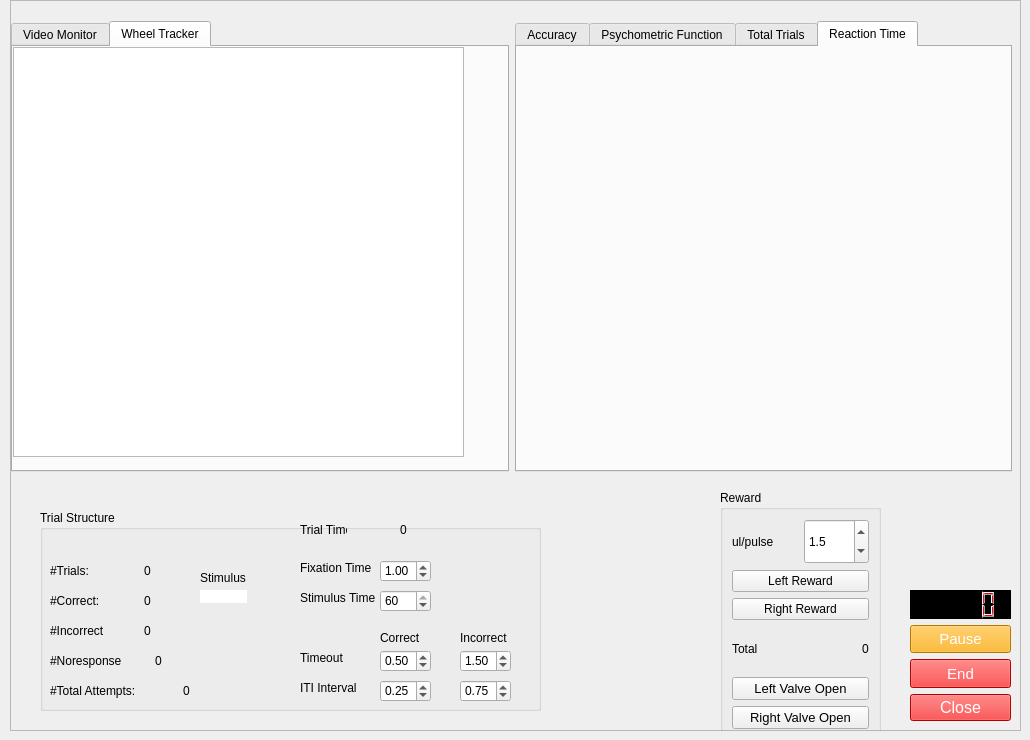
    <widget class="QWidget" name="rig_4">
     <attribute name="title">
      <string>Rig 4</string>
     </attribute>
     <widget class="QFrame" name="frame_4">
      <property name="geometry">
       <rect>
        <x>10</x>
        <y>0</y>
        <width>1011</width>
        <height>731</height>
       </rect>
      </property>
      <property name="frameShape">
       <enum>QFrame::StyledPanel</enum>
      </property>
      <property name="frameShadow">
       <enum>QFrame::Raised</enum>
      </property>
      <widget class="QGroupBox" name="TrialStructureBox_5">
       <property name="geometry">
        <rect>
         <x>30</x>
         <y>510</y>
         <width>501</width>
         <height>201</height>
        </rect>
       </property>
       <property name="title">
        <string>Trial Structure</string>
       </property>
       <widget class="QLabel" name="label_101">
        <property name="geometry">
         <rect>
          <x>260</x>
          <y>50</y>
          <width>81</width>
          <height>16</height>
         </rect>
        </property>
        <property name="text">
         <string>Fixation Time</string>
        </property>
       </widget>
       <widget class="QLabel" name="label_102">
        <property name="geometry">
         <rect>
          <x>260</x>
          <y>80</y>
          <width>81</width>
          <height>16</height>
         </rect>
        </property>
        <property name="text">
         <string>Stimulus Time</string>
        </property>
       </widget>
       <widget class="QLabel" name="label_103">
        <property name="geometry">
         <rect>
          <x>340</x>
          <y>120</y>
          <width>61</width>
          <height>16</height>
         </rect>
        </property>
        <property name="layoutDirection">
         <enum>Qt::LeftToRight</enum>
        </property>
        <property name="text">
         <string>Correct</string>
        </property>
       </widget>
       <widget class="QLabel" name="rig_4_trial_timer">
        <property name="geometry">
         <rect>
          <x>360</x>
          <y>10</y>
          <width>41</width>
          <height>20</height>
         </rect>
        </property>
        <property name="sizePolicy">
         <sizepolicy hsizetype="Expanding" vsizetype="Expanding">
          <horstretch>0</horstretch>
          <verstretch>0</verstretch>
         </sizepolicy>
        </property>
        <property name="text">
         <string>0</string>
        </property>
       </widget>
       <widget class="QLabel" name="label_104">
        <property name="geometry">
         <rect>
          <x>260</x>
          <y>10</y>
          <width>47</width>
          <height>20</height>
         </rect>
        </property>
        <property name="sizePolicy">
         <sizepolicy hsizetype="Expanding" vsizetype="Expanding">
          <horstretch>0</horstretch>
          <verstretch>0</verstretch>
         </sizepolicy>
        </property>
        <property name="text">
         <string>Trial Time</string>
        </property>
       </widget>
       <widget class="QLabel" name="label_105">
        <property name="geometry">
         <rect>
          <x>420</x>
          <y>120</y>
          <width>61</width>
          <height>16</height>
         </rect>
        </property>
        <property name="text">
         <string>Incorrect</string>
        </property>
       </widget>
       <widget class="QDoubleSpinBox" name="rig_4_stimulus_time">
        <property name="geometry">
         <rect>
          <x>340</x>
          <y>80</y>
          <width>51</width>
          <height>22</height>
         </rect>
        </property>
        <property name="decimals">
         <number>0</number>
        </property>
        <property name="minimum">
         <double>1.000000000000000</double>
        </property>
        <property name="maximum">
         <double>60.000000000000000</double>
        </property>
        <property name="value">
         <double>60.000000000000000</double>
        </property>
       </widget>
       <widget class="QDoubleSpinBox" name="rig_4_fixation_time">
        <property name="geometry">
         <rect>
          <x>340</x>
          <y>50</y>
          <width>51</width>
          <height>22</height>
         </rect>
        </property>
        <property name="accelerated">
         <bool>false</bool>
        </property>
        <property name="minimum">
         <double>0.000000000000000</double>
        </property>
        <property name="maximum">
         <double>2.000000000000000</double>
        </property>
        <property name="singleStep">
         <double>0.050000000000000</double>
        </property>
        <property name="value">
         <double>1.000000000000000</double>
        </property>
       </widget>
       <widget class="QDoubleSpinBox" name="rig_4_correct_to">
        <property name="geometry">
         <rect>
          <x>340</x>
          <y>140</y>
          <width>51</width>
          <height>22</height>
         </rect>
        </property>
        <property name="decimals">
         <number>2</number>
        </property>
        <property name="minimum">
         <double>0.000000000000000</double>
        </property>
        <property name="maximum">
         <double>3.000000000000000</double>
        </property>
        <property name="singleStep">
         <double>0.050000000000000</double>
        </property>
        <property name="value">
         <double>0.500000000000000</double>
        </property>
       </widget>
       <widget class="QDoubleSpinBox" name="rig_4_incorrect_to">
        <property name="geometry">
         <rect>
          <x>420</x>
          <y>140</y>
          <width>51</width>
          <height>22</height>
         </rect>
        </property>
        <property name="suffix">
         <string/>
        </property>
        <property name="decimals">
         <number>2</number>
        </property>
        <property name="minimum">
         <double>0.000000000000000</double>
        </property>
        <property name="maximum">
         <double>3.000000000000000</double>
        </property>
        <property name="singleStep">
         <double>0.050000000000000</double>
        </property>
        <property name="value">
         <double>1.500000000000000</double>
        </property>
       </widget>
       <widget class="QWidget" name="layoutWidget_44">
        <property name="geometry">
         <rect>
          <x>10</x>
          <y>50</y>
          <width>101</width>
          <height>21</height>
         </rect>
        </property>
        <layout class="QHBoxLayout" name="horizontalLayout_54">
         <item>
          <widget class="QLabel" name="label_106">
           <property name="sizePolicy">
            <sizepolicy hsizetype="Expanding" vsizetype="Expanding">
             <horstretch>0</horstretch>
             <verstretch>0</verstretch>
            </sizepolicy>
           </property>
           <property name="text">
            <string>#Trials:</string>
           </property>
          </widget>
         </item>
         <item>
          <widget class="QLabel" name="rig_4_total_trials">
           <property name="text">
            <string>0</string>
           </property>
          </widget>
         </item>
        </layout>
       </widget>
       <widget class="QWidget" name="layoutWidget_45">
        <property name="geometry">
         <rect>
          <x>10</x>
          <y>80</y>
          <width>101</width>
          <height>21</height>
         </rect>
        </property>
        <layout class="QHBoxLayout" name="horizontalLayout_55">
         <item>
          <widget class="QLabel" name="label_107">
           <property name="sizePolicy">
            <sizepolicy hsizetype="Expanding" vsizetype="Expanding">
             <horstretch>0</horstretch>
             <verstretch>0</verstretch>
            </sizepolicy>
           </property>
           <property name="text">
            <string>#Correct:</string>
           </property>
          </widget>
         </item>
         <item>
          <widget class="QLabel" name="rig_4_correct_trials">
           <property name="text">
            <string>0</string>
           </property>
          </widget>
         </item>
        </layout>
       </widget>
       <widget class="QWidget" name="layoutWidget_46">
        <property name="geometry">
         <rect>
          <x>10</x>
          <y>110</y>
          <width>101</width>
          <height>21</height>
         </rect>
        </property>
        <layout class="QHBoxLayout" name="horizontalLayout_56">
         <item>
          <widget class="QLabel" name="label_108">
           <property name="sizePolicy">
            <sizepolicy hsizetype="Expanding" vsizetype="Expanding">
             <horstretch>0</horstretch>
             <verstretch>0</verstretch>
            </sizepolicy>
           </property>
           <property name="text">
            <string>#Incorrect</string>
           </property>
          </widget>
         </item>
         <item>
          <widget class="QLabel" name="rig_4_incorrect_trials">
           <property name="text">
            <string>0</string>
           </property>
          </widget>
         </item>
        </layout>
       </widget>
       <widget class="QWidget" name="layoutWidget_47">
        <property name="geometry">
         <rect>
          <x>10</x>
          <y>140</y>
          <width>112</width>
          <height>21</height>
         </rect>
        </property>
        <layout class="QHBoxLayout" name="horizontalLayout_57">
         <item>
          <widget class="QLabel" name="label_109">
           <property name="sizePolicy">
            <sizepolicy hsizetype="Expanding" vsizetype="Expanding">
             <horstretch>0</horstretch>
             <verstretch>0</verstretch>
            </sizepolicy>
           </property>
           <property name="text">
            <string>#Noresponse</string>
           </property>
          </widget>
         </item>
         <item>
          <widget class="QLabel" name="rig_4_noresponse_trials">
           <property name="text">
            <string>0</string>
           </property>
           <property name="alignment">
            <set>Qt::AlignLeading|Qt::AlignLeft|Qt::AlignVCenter</set>
           </property>
          </widget>
         </item>
        </layout>
       </widget>
       <widget class="QLabel" name="label_110">
        <property name="geometry">
         <rect>
          <x>160</x>
          <y>60</y>
          <width>51</width>
          <height>16</height>
         </rect>
        </property>
        <property name="text">
         <string>Stimulus</string>
        </property>
       </widget>
       <widget class="QLabel" name="rig_4_current_stimulus">
        <property name="geometry">
         <rect>
          <x>160</x>
          <y>80</y>
          <width>47</width>
          <height>13</height>
         </rect>
        </property>
        <property name="styleSheet">
         <string notr="true">background-color: rgb(255, 255, 255);</string>
        </property>
        <property name="frameShape">
         <enum>QFrame::NoFrame</enum>
        </property>
        <property name="text">
         <string/>
        </property>
        <property name="alignment">
         <set>Qt::AlignCenter</set>
        </property>
       </widget>
       <widget class="QWidget" name="layoutWidget_48">
        <property name="geometry">
         <rect>
          <x>10</x>
          <y>170</y>
          <width>140</width>
          <height>21</height>
         </rect>
        </property>
        <layout class="QHBoxLayout" name="horizontalLayout_58">
         <item>
          <widget class="QLabel" name="label_111">
           <property name="sizePolicy">
            <sizepolicy hsizetype="Expanding" vsizetype="Expanding">
             <horstretch>0</horstretch>
             <verstretch>0</verstretch>
            </sizepolicy>
           </property>
           <property name="text">
            <string>#Total Attempts:</string>
           </property>
          </widget>
         </item>
         <item>
          <widget class="QLabel" name="rig_4_attempt_trials">
           <property name="text">
            <string>0</string>
           </property>
          </widget>
         </item>
        </layout>
       </widget>
       <widget class="QLabel" name="label_112">
        <property name="geometry">
         <rect>
          <x>260</x>
          <y>170</y>
          <width>61</width>
          <height>16</height>
         </rect>
        </property>
        <property name="text">
         <string>ITI Interval</string>
        </property>
       </widget>
       <widget class="QDoubleSpinBox" name="rig_4_correct_iti">
        <property name="geometry">
         <rect>
          <x>340</x>
          <y>170</y>
          <width>51</width>
          <height>22</height>
         </rect>
        </property>
        <property name="accelerated">
         <bool>false</bool>
        </property>
        <property name="minimum">
         <double>0.000000000000000</double>
        </property>
        <property name="maximum">
         <double>10.000000000000000</double>
        </property>
        <property name="singleStep">
         <double>0.050000000000000</double>
        </property>
        <property name="value">
         <double>0.250000000000000</double>
        </property>
       </widget>
       <widget class="QLabel" name="label_113">
        <property name="geometry">
         <rect>
          <x>260</x>
          <y>140</y>
          <width>61</width>
          <height>16</height>
         </rect>
        </property>
        <property name="layoutDirection">
         <enum>Qt::LeftToRight</enum>
        </property>
        <property name="text">
         <string>Timeout</string>
        </property>
       </widget>
       <widget class="QDoubleSpinBox" name="rig_4_incorrect_iti">
        <property name="geometry">
         <rect>
          <x>420</x>
          <y>170</y>
          <width>51</width>
          <height>22</height>
         </rect>
        </property>
        <property name="accelerated">
         <bool>false</bool>
        </property>
        <property name="minimum">
         <double>0.000000000000000</double>
        </property>
        <property name="maximum">
         <double>10.000000000000000</double>
        </property>
        <property name="singleStep">
         <double>0.050000000000000</double>
        </property>
        <property name="value">
         <double>0.750000000000000</double>
        </property>
       </widget>
      </widget>
      <widget class="QGroupBox" name="RewardBox_5">
       <property name="geometry">
        <rect>
         <x>710</x>
         <y>490</y>
         <width>161</width>
         <height>251</height>
        </rect>
       </property>
       <property name="title">
        <string>Reward</string>
       </property>
       <layout class="QGridLayout" name="gridLayout_7">
        <item row="0" column="0">
         <layout class="QHBoxLayout" name="horizontalLayout_59">
          <item>
           <widget class="QLabel" name="label_114">
            <property name="sizePolicy">
             <sizepolicy hsizetype="Expanding" vsizetype="Expanding">
              <horstretch>0</horstretch>
              <verstretch>0</verstretch>
             </sizepolicy>
            </property>
            <property name="text">
             <string>ul/pulse</string>
            </property>
           </widget>
          </item>
          <item>
           <widget class="QDoubleSpinBox" name="rig_4_ulpp">
            <property name="sizePolicy">
             <sizepolicy hsizetype="Expanding" vsizetype="Expanding">
              <horstretch>0</horstretch>
              <verstretch>0</verstretch>
             </sizepolicy>
            </property>
            <property name="readOnly">
             <bool>false</bool>
            </property>
            <property name="buttonSymbols">
             <enum>QAbstractSpinBox::UpDownArrows</enum>
            </property>
            <property name="keyboardTracking">
             <bool>true</bool>
            </property>
            <property name="decimals">
             <number>1</number>
            </property>
            <property name="minimum">
             <double>1.000000000000000</double>
            </property>
            <property name="maximum">
             <double>3.000000000000000</double>
            </property>
            <property name="singleStep">
             <double>0.100000000000000</double>
            </property>
            <property name="value">
             <double>1.500000000000000</double>
            </property>
           </widget>
          </item>
         </layout>
        </item>
        <item row="1" column="0">
         <layout class="QVBoxLayout" name="verticalLayout_13">
          <item>
           <widget class="QPushButton" name="rig_4_pulse_left">
            <property name="text">
             <string>Left Reward</string>
            </property>
           </widget>
          </item>
          <item>
           <widget class="QPushButton" name="rig_4_pulse_right">
            <property name="text">
             <string>Right Reward</string>
            </property>
           </widget>
          </item>
         </layout>
        </item>
        <item row="2" column="0">
         <layout class="QHBoxLayout" name="horizontalLayout_60">
          <item>
           <widget class="QLabel" name="label_115">
            <property name="sizePolicy">
             <sizepolicy hsizetype="Expanding" vsizetype="Expanding">
              <horstretch>0</horstretch>
              <verstretch>0</verstretch>
             </sizepolicy>
            </property>
            <property name="text">
             <string>Total</string>
            </property>
           </widget>
          </item>
          <item>
           <widget class="QLabel" name="rig_4_total_reward">
            <property name="text">
             <string>0</string>
            </property>
           </widget>
          </item>
         </layout>
        </item>
        <item row="3" column="0">
         <layout class="QVBoxLayout" name="verticalLayout_14">
          <item>
           <widget class="QPushButton" name="rig_4_left_valve">
            <property name="font">
             <font>
              <pointsize>10</pointsize>
             </font>
            </property>
            <property name="text">
             <string>Left Valve Open</string>
            </property>
           </widget>
          </item>
          <item>
           <widget class="QPushButton" name="rig_4_right_valve">
            <property name="font">
             <font>
              <pointsize>10</pointsize>
             </font>
            </property>
            <property name="text">
             <string>Right Valve Open</string>
            </property>
           </widget>
          </item>
         </layout>
        </item>
       </layout>
      </widget>
      <widget class="QWidget" name="layoutWidget_49">
       <property name="geometry">
        <rect>
         <x>900</x>
         <y>590</y>
         <width>101</width>
         <height>131</height>
        </rect>
       </property>
       <layout class="QVBoxLayout" name="SessionControlBox_7">
        <item>
         <widget class="QLCDNumber" name="rig_4_session_timer">
          <property name="sizePolicy">
           <sizepolicy hsizetype="Expanding" vsizetype="Expanding">
            <horstretch>0</horstretch>
            <verstretch>0</verstretch>
           </sizepolicy>
          </property>
          <property name="styleSheet">
           <string notr="true">background-color: rgb(0, 0, 0);
border-color: rgb(255, 0, 0);
color: rgb(255, 0, 0);</string>
          </property>
          <property name="intValue" stdset="0">
           <number>0</number>
          </property>
         </widget>
        </item>
        <item>
         <widget class="QPushButton" name="rig_4_pause_experiment">
          <property name="sizePolicy">
           <sizepolicy hsizetype="Expanding" vsizetype="Expanding">
            <horstretch>0</horstretch>
            <verstretch>0</verstretch>
           </sizepolicy>
          </property>
          <property name="font">
           <font>
            <pointsize>11</pointsize>
           </font>
          </property>
          <property name="styleSheet">
           <string notr="true">background-color: rgb(255, 170, 0);
color: rgb(255, 255, 255);</string>
          </property>
          <property name="text">
           <string>Pause</string>
          </property>
         </widget>
        </item>
        <item>
         <widget class="QPushButton" name="rig_4_end_experiment">
          <property name="sizePolicy">
           <sizepolicy hsizetype="Expanding" vsizetype="Expanding">
            <horstretch>0</horstretch>
            <verstretch>0</verstretch>
           </sizepolicy>
          </property>
          <property name="font">
           <font>
            <pointsize>11</pointsize>
           </font>
          </property>
          <property name="styleSheet">
           <string notr="true">background-color: rgb(255, 0, 0);
color: rgb(255, 255, 255);</string>
          </property>
          <property name="text">
           <string>End</string>
          </property>
         </widget>
        </item>
        <item>
         <widget class="QPushButton" name="rig_4_close_experiment">
          <property name="font">
           <font>
            <pointsize>12</pointsize>
           </font>
          </property>
          <property name="styleSheet">
           <string notr="true">background-color: rgb(255, 0, 0);
color: rgb(255, 255, 255);</string>
          </property>
          <property name="text">
           <string>Close</string>
          </property>
          <property name="checkable">
           <bool>false</bool>
          </property>
         </widget>
        </item>
       </layout>
      </widget>
      <widget class="QWidget" name="layoutWidget">
       <property name="geometry">
        <rect>
         <x>1</x>
         <y>21</y>
         <width>1001</width>
         <height>451</height>
        </rect>
       </property>
       <layout class="QHBoxLayout" name="horizontalLayout_9">
        <item>
         <widget class="QTabWidget" name="BehaviorMonitor_6">
          <property name="sizePolicy">
           <sizepolicy hsizetype="Expanding" vsizetype="Expanding">
            <horstretch>0</horstretch>
            <verstretch>0</verstretch>
           </sizepolicy>
          </property>
          <property name="autoFillBackground">
           <bool>true</bool>
          </property>
          <property name="currentIndex">
           <number>1</number>
          </property>
          <property name="iconSize">
           <size>
            <width>16</width>
            <height>16</height>
           </size>
          </property>
          <property name="elideMode">
           <enum>Qt::ElideLeft</enum>
          </property>
          <widget class="QWidget" name="tab_19">
           <attribute name="title">
            <string>Video Monitor</string>
           </attribute>
           <widget class="QLabel" name="Stream_7">
            <property name="geometry">
             <rect>
              <x>10</x>
              <y>0</y>
              <width>441</width>
              <height>410</height>
             </rect>
            </property>
            <property name="text">
             <string/>
            </property>
           </widget>
          </widget>
          <widget class="QWidget" name="tab_20">
           <attribute name="title">
            <string>Wheel Tracker</string>
           </attribute>
           <widget class="QGraphicsView" name="graphicsView_7">
            <property name="geometry">
             <rect>
              <x>0</x>
              <y>0</y>
              <width>451</width>
              <height>410</height>
             </rect>
            </property>
           </widget>
          </widget>
         </widget>
        </item>
        <item>
         <widget class="QTabWidget" name="TaskMonitor_6">
          <property name="sizePolicy">
           <sizepolicy hsizetype="Expanding" vsizetype="Expanding">
            <horstretch>0</horstretch>
            <verstretch>0</verstretch>
           </sizepolicy>
          </property>
          <property name="focusPolicy">
           <enum>Qt::TabFocus</enum>
          </property>
          <property name="autoFillBackground">
           <bool>false</bool>
          </property>
          <property name="tabPosition">
           <enum>QTabWidget::North</enum>
          </property>
          <property name="tabShape">
           <enum>QTabWidget::Rounded</enum>
          </property>
          <property name="currentIndex">
           <number>3</number>
          </property>
          <widget class="QWidget" name="tab1_7">
           <attribute name="title">
            <string>Accuracy</string>
           </attribute>
           <widget class="PlotWidget" name="rig_4_accuracy_plot" native="true">
            <property name="geometry">
             <rect>
              <x>10</x>
              <y>0</y>
              <width>470</width>
              <height>410</height>
             </rect>
            </property>
           </widget>
          </widget>
          <widget class="QWidget" name="tab2_7">
           <attribute name="title">
            <string>Psychometric Function</string>
           </attribute>
           <widget class="PlotWidget" name="rig_4_psychometric_plot" native="true">
            <property name="geometry">
             <rect>
              <x>10</x>
              <y>0</y>
              <width>470</width>
              <height>410</height>
             </rect>
            </property>
           </widget>
          </widget>
          <widget class="QWidget" name="tab3_7">
           <attribute name="title">
            <string>Total Trials</string>
           </attribute>
           <widget class="PlotWidget" name="rig_4_trial_plot" native="true">
            <property name="geometry">
             <rect>
              <x>10</x>
              <y>0</y>
              <width>470</width>
              <height>410</height>
             </rect>
            </property>
           </widget>
          </widget>
          <widget class="QWidget" name="tab_21">
           <attribute name="title">
            <string>Reaction Time</string>
           </attribute>
           <widget class="PlotWidget" name="rig_4_rt_plot" native="true">
            <property name="geometry">
             <rect>
              <x>10</x>
              <y>0</y>
              <width>470</width>
              <height>410</height>
             </rect>
            </property>
            <property name="sizePolicy">
             <sizepolicy hsizetype="Expanding" vsizetype="Expanding">
              <horstretch>0</horstretch>
              <verstretch>0</verstretch>
             </sizepolicy>
            </property>
           </widget>
          </widget>
         </widget>
        </item>
       </layout>
      </widget>
     </widget>
    </widget>
